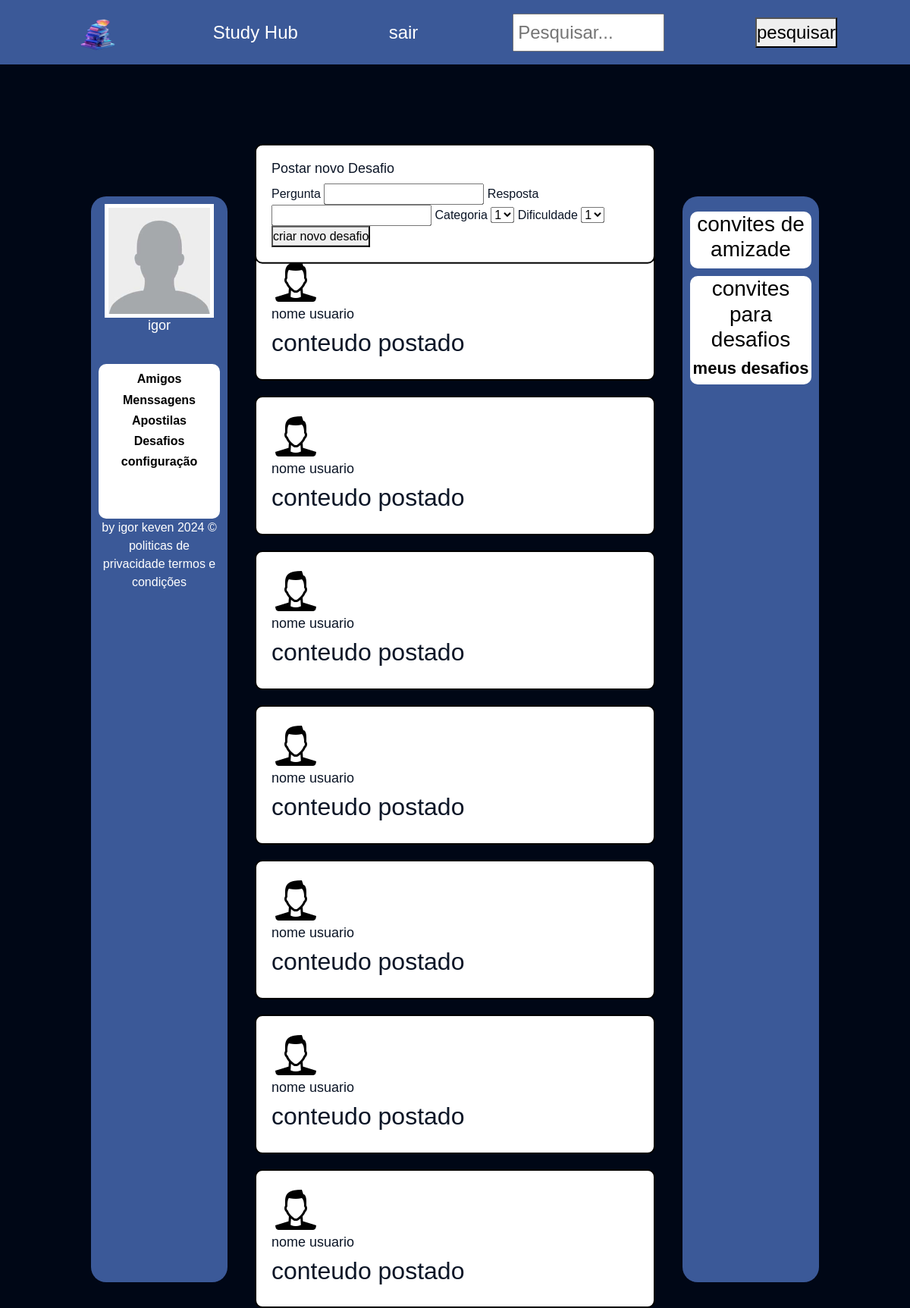
The page /home (signed in) on the database as committed earlier.
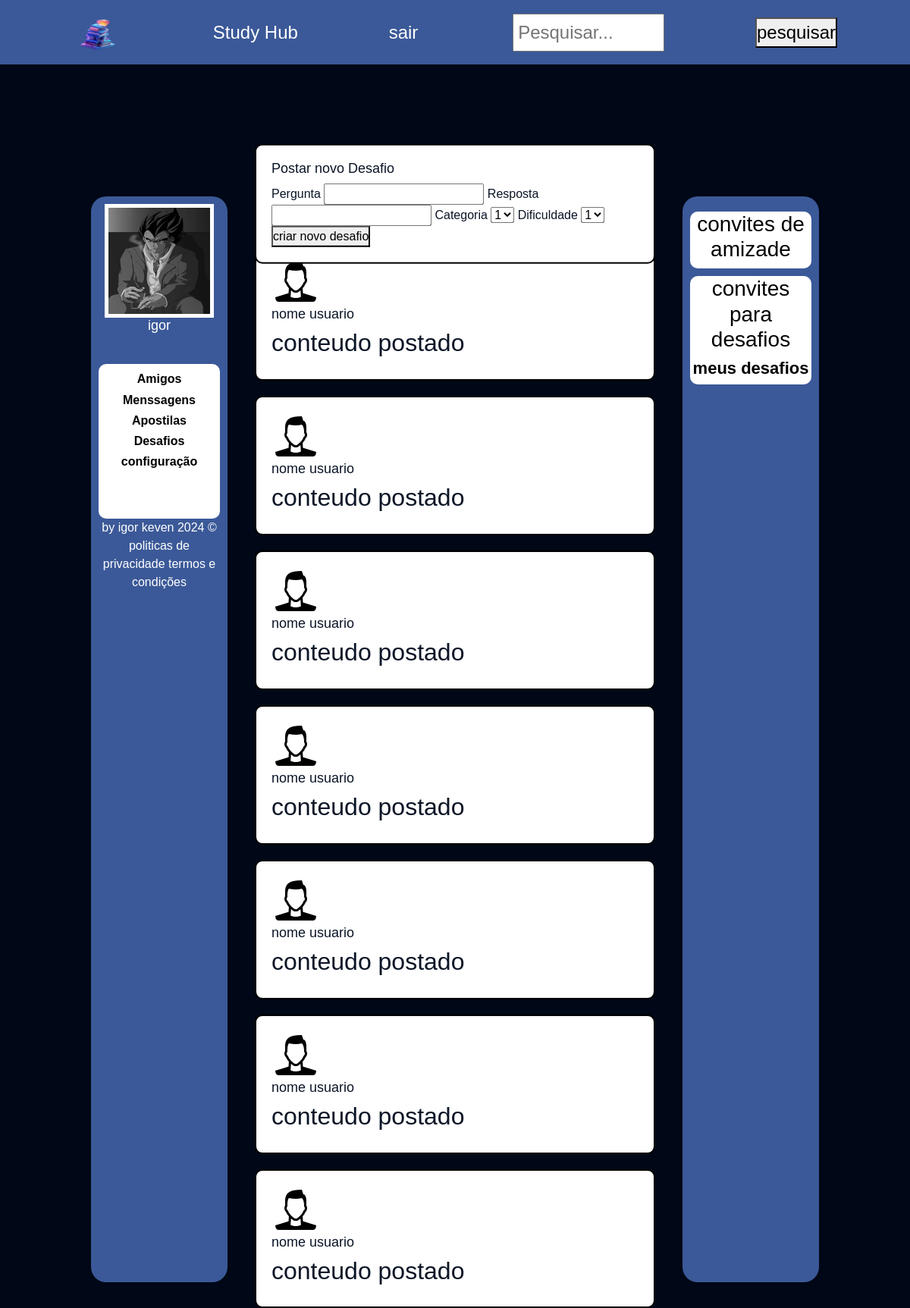
The same page on the database as committed later.
### tables this page shows
CREATE TABLE usuario (
    id INTEGER PRIMARY KEY,
    nome TEXT NOT NULL,
    senha TEXT NOT NULL,
    tema TEXT DEFAULT '#3b5998',
    img_perfil TEXT DEFAULT '/static/imagens/user.png',
    img_capa TEXT DEFAULT '/static/imagens/fundo.jpg'
);

### main.py (the view)
@app.route('/home')
def home():
    if 'usuario' in session:  # SE TENTAR ENTRAR SEM LOGIN NAO CAI AQUI
        nome = session['usuario']  # Obtenha o nome do usuário da sessão
        conn = sqlite3.connect('usuarios.db')
        cursor = conn.cursor()
        cursor.execute("SELECT * FROM usuario WHERE nome = ?", (nome,))
        usuario = cursor.fetchone()
        cursor.execute("""
            SELECT u.*
            FROM usuario u
            INNER JOIN amigos a ON u.id = a.amigo_id
            WHERE a.usuario_id = ?
        """, (usuario[0],))
        amigos = cursor.fetchall()  # Obter todos os dados dos amigos
        cursor.execute("""
            SELECT *
            FROM usuario
            WHERE id NOT IN (
                SELECT amigo_id
                FROM amigos
                WHERE usuario_id = ?
            )
            AND id != ?
        """, (usuario[0], usuario[0]))
        possiveis_amigos = cursor.fetchall()  # Obter todos os dados dos possíveis amigos
        cursor.execute("""
            SELECT u.*
            FROM usuario u
            INNER JOIN solicitacoes_amizade s ON u.id = s.solicitante_id
            WHERE s.solicitado_id = ?
        """, (usuario[0],))
        solicitacoes_amizade = cursor.fetchall()
        cursor.close()
        conn.close()
        if usuario is not None:  # Se encontramos um usuário que corresponde ao nome de usuário
            tema = usuario[3]  # Obtenha o tema do perfil do usuário
            img_perfil = usuario[4]  # Obtenha a imagem de perfil do usuário
            img_capa = usuario[5]  # Obtenha a imagem de capa do usuário
            apostilas = ['apostila1.pdf','apostila2.pdf','apostila3.pdf','apostila4.pdf']  # DEPOIS APAGAR E PEGAR DADOS DO BD
            return render_template('home.html',solicitacoes_amizade=solicitacoes_amizade,possiveis_amigos=possiveis_amigos,nome=nome, fundo=img_capa, apostilas=apostilas, tema=tema,img_perfil=img_perfil, amigos=amigos)
        else:
            flash('Erro ao buscar os dados do usuário!!')
            return redirect('/')
    else:
        flash('É necessario fazer login para acessar!!')
        return redirect('/')

### templates/home.html (shortened to what this page needs)
<!doctype html>
<html lang="en">
    <head>
        <link href="https://cdn.jsdelivr.net/npm/bootstrap@5.3.2/dist/css/bootstrap.min.css" rel="stylesheet">
        <link href="static/css/cadastro.css" rel="stylesheet">
        <link href="static/css/base.css" rel="stylesheet">
        <link rel="stylesheet" href="/static/css/home.css">
    </head>
    <body style="background-image: url('{{fundo}}'); background-size: cover; background-repeat: no-repeat; background-position: center;  background-attachment: fixed;">
        <div class="navbar">
            <img class="logo_navBar" src="/static/imagens/logo.png" alt="">
            Study Hub
            <div class="botoes_navbar">
                <a  href="/sair">sair</a>
            </div>
            <input type="text" class="search-bar" placeholder="Pesquisar...">
            <button>pesquisar</button>
        </div>
        <aside class="perfil">
            <img src="{{img_perfil}}" alt="foto de perfil" title="Mudar foto"  width="200" height="150" id="foto_perfi">
            <br>
            <h1 class="nome"> {{nome}}</h1>
            <div class="menu_lateral_esquendo">
              <div class="menu_lateral_esquendo_1">
                <h3 class="menu_perfil" id="btn_amigos">Amigos</h3>
                <h3 class="menu_perfil" id="btn_menssagens">Menssagens</h3>
                <h3 class="menu_perfil" id="btn_apostila">Apostilas</h3>
                <h3 class="menu_perfil" id="btn_desafios">Desafios</h3>
                <h3 class="menu_perfil" id="btn_config">configuração</h3>
                <br><br>
              </div>
            </div>
            by igor keven 2024 &copy;<br>
            <a class="poiticas" >politicas de privacidade</a>
            <a class="poiticas" >termos e condições</a>
        </aside>
        <div class="conteudo">
          <div id="feed">
            {% include 'feed.html' %}
        </div>
      </div>
        <aside class="lateral_direita">
            <div class="menu_lateral_direito">
                <h3 style="color: black;" > convites de amizade</h3>
            </div>
            <div class="menu_lateral_direito">
                <h3 style="color: black;"> convites para desafios</h3>
                <h3 class="menu_perfil" id="apagar_conta">meus desafios</h3>
            </div>
        </aside>
    </body>
</html>

### templates/feed.html (shortened to what this page needs)
    <div class="novo_flashCard feed">
      <h1>Postar novo Desafio</h1>
      <form action="#" method="post">
        <label for="pergunta">Pergunta</label>
        <input type="text" name="pergunta" id="pergunta">
        <label for="resposta">Resposta</label>
        <input type="text" name="resposta" id="resposta">
        <label for="categoria">Categoria</label>
        <select name="categoria" id="categoria">
          <option value="">1</option>
        </select>
        <label for="dificuldade">Dificuldade</label>
        <select name="dificuldade" id="dificuldade">
          <option value="">1</option>
        </select>
         <button type="submit">criar novo desafio</button>
      </form>
    </div>
      <div class="feed">
        <img src="/static/imagens/usuario.png" alt="">
        <h1>nome usuario </h1>
        <form action="#" method="post">
          <h2>conteudo postado</h2>
        </form>
      </div>
      <div class="feed">
        <img src="/static/imagens/usuario.png" alt="">
        <h1>nome usuario </h1>
        <form action="#" method="post">
          <h2>conteudo postado</h2>
        </form>
      </div>
      <div class="feed">
        <img src="/static/imagens/usuario.png" alt="">
        <h1>nome usuario </h1>
        <form action="#" method="post">
          <h2>conteudo postado</h2>
        </form>
      </div>
      <div class="feed">
        <img src="/static/imagens/usuario.png" alt="">
        <h1>nome usuario </h1>
        <form action="#" method="post">
          <h2>conteudo postado</h2>
        </form>
      </div>
      <div class="feed">
        <img src="/static/imagens/usuario.png" alt="">
        <h1>nome usuario </h1>
        <form action="#" method="post">
          <h2>conteudo postado</h2>
        </form>
      </div>
      <div class="feed">
        <img src="/static/imagens/usuario.png" alt="">
        <h1>nome usuario </h1>
        <form action="#" method="post">
          <h2>conteudo postado</h2>
        </form>
      </div>
      <div class="feed">
        <img src="/static/imagens/usuario.png" alt="">
        <h1>nome usuario </h1>
        <form action="#" method="post">
          <h2>conteudo postado</h2>
        </form>
      </div>

### static/css/cadastro.css (style rules this page uses)
* { margin: 0; padding: 0; }

### static/css/base.css (style rules this page uses)
:root { --main-color: #0b1526; --dark-color: #000716; --secondary-dark-color: rgb(15, 2, 26); --light-color: #00c1f3; --contrast-color: #f4c96b; --differential-color: #58fcd5; --tema: #3b5998; }
body { background-color: var(--dark-color) !important; color: white !important; }

### static/css/home.css (style rules this page uses)
body { font-family: Arial, sans-serif; margin: 0; padding: 0; background-color: #e9ebee; display: flex; justify-content: space-between; }
.navbar { background-color: var(--tema); color: white; padding: 10px; text-align: center; font-size: 24px; position: fixed; width: 100%; top: 0; display: flex; justify-content: space-between; padding-left: 8%; padding-right: 8%; z-index: 2; }
.logo_navBar { height: 65px; width: 65px; }
.botoes_navbar a { display: flex; justify-content: center; cursor: pointer; text-decoration: none; color: white; }
.botoes_navbar a ,.botoes_navbar .dropdown { margin-right: 5px; }
.search-bar { width: 200px; padding: 5px; justify-self: flex-end; }
.perfil { position: fixed; top: 15%; left: 10%; border-radius: 20px; height: 83%; width: 15%; background-color: var(--tema); padding: 10px; text-align: center; }
.poiticas { cursor: pointer; text-decoration: none; color: white; }
.lateral_direita { position: fixed; top: 15%; right: 10%; border-radius: 20px; height: 83%; width: 15%; background-color: var(--tema); padding: 10px; text-align: center; }
.perfil img { border: solid 5px rgb(255, 255, 255); background-color: #0b1526; width: 90%; }
h1.nome { color: white; font-size: 18px; }
.menu_perfil { cursor: pointer; font-size: 22px; font-weight: bold; color: black; }
.menu_lateral_esquendo { margin-top: 25%; background-color: white; width: 100%; border-radius: 10px; padding: 10px; }
.menu_lateral_esquendo h3 { font-size: 16px; }
.menu_lateral_direito { background-color: white; width: 100%; border-radius: 10px; max-height: 200px; overflow-y: auto; margin-top: 10px; }
.conteudo { margin-top: 10%; margin-left: 28%; margin-right: 28%; background-color: transparent; width: 100%; height: 100%; border-radius: 10px; color: #0b1526; }
.novo_flashCard { border: solid 2px black; position: sticky; top: 11%; }
.feed { background-color: white; margin-top: 20px; padding: 20px; border-radius: 10px; border: solid 2px black; }
.feed h1 { font-size: 18px; }

Rows that differ between the two databases and show on the page:
changed usuario "igor": img_perfil: picture added in place of a placeholder
